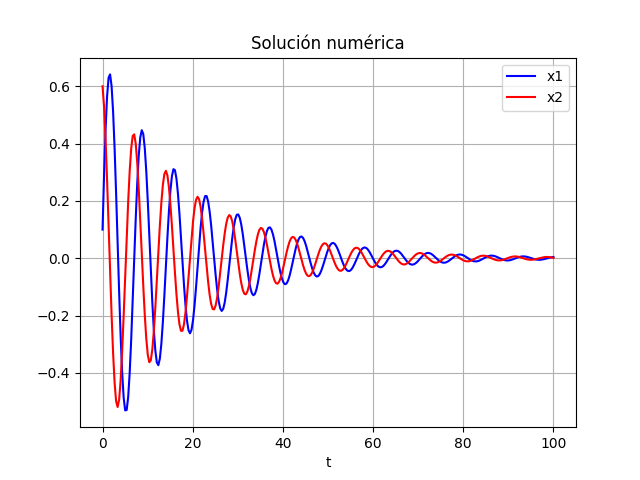

Reproduce this figure in Python.
import numpy as np
from scipy.integrate import odeint
import matplotlib.pyplot as plt

# Definimos nuestra función
def right_side(y, t, k1, k2):
    """
    t: La variable independiente
    y: La variable dependiente
    return:
    dydt: La derivada de y evaluada en t
    """
    dydt = [y[1], -k1*y[1] - k2*np.sin(y[0])]
    return dydt

# Nuestra condición inicial
y0 = [0.1, 0.6]
k1, k2 = 0.1, 0.8
t = np.linspace(0, 100, 300)

# Usamos odeint para resolver la EDO numéricamente
sol = odeint(right_side, y0, t, args=(k1,k2)) 

# Graficamos las soluciones
plt.plot(t, sol[:, 0], 'b', label='x1')
plt.plot(t, sol[:, 1], 'r', label='x2')
plt.title('Solución numérica')
plt.legend()
plt.xlabel('t')
plt.grid()
plt.savefig('ejercicio4.png')

